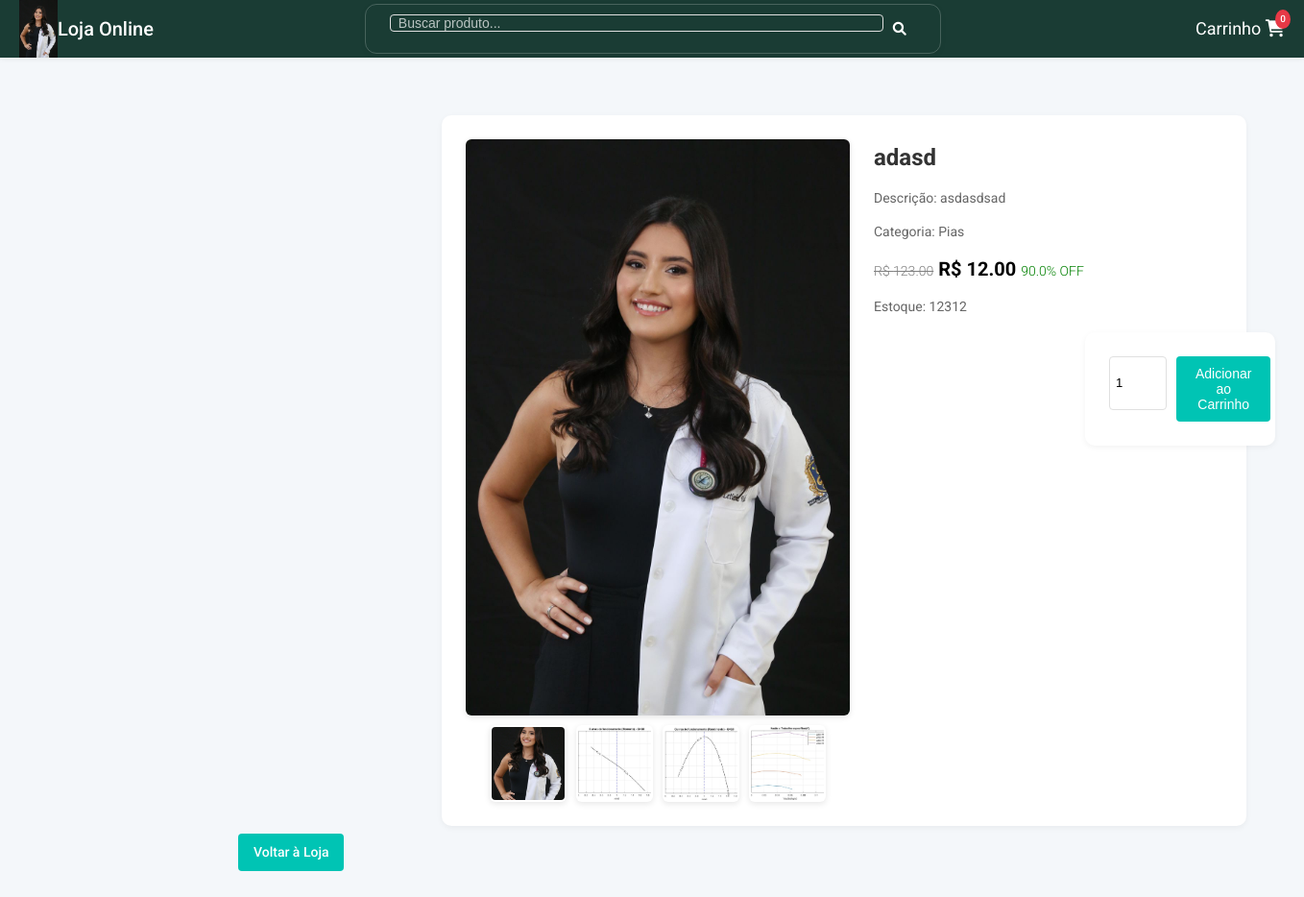
Screenshot of /produto/1 with the database file from the repository.
### tables this page shows
CREATE TABLE produtos (
        id INTEGER PRIMARY KEY AUTOINCREMENT,
        nome TEXT NOT NULL,
        descricao TEXT,
        preco REAL NOT NULL,
        preco_promocional REAL,
        estoque INTEGER NOT NULL,
        categoria TEXT NOT NULL,
        imagem TEXT,
        imagens_adicionais TEXT
    );

### app.py (the view)
@app.route('/produto/<int:id>')
def produto_detalhes(id):
    conn = get_db_connection()
    produto = conn.execute('SELECT * FROM produtos WHERE id = ?', (id,)).fetchone()
    categorias = get_categorias()
    conn.close()
    return render_template('detalhes.html', produto=produto, categorias=categorias)

### app.py (called while the page is built)
def get_db_connection():
    conn = sqlite3.connect('database.db')
    conn.row_factory = sqlite3.Row
    return conn

def get_categorias():
    conn = get_db_connection()
    categorias = conn.execute('SELECT DISTINCT categoria FROM produtos').fetchall()
    conn.close()
    return categorias

### templates/detalhes.html (shortened to what this page needs)
{% extends "base.html" %}
{% block content %}
    <div class="detalhes">
        <div class="galeria">
            <img id="imagem-principal" src="{{ url_for('static', filename='uploads/' + produto['imagem']) }}" alt="{{ produto['nome'] }}">
            <div class="miniaturas">
                <img src="{{ url_for('static', filename='uploads/' + produto['imagem']) }}" onclick="mudarImagem(this)" alt="Miniatura">
                {% if produto['imagens_adicionais'] %}
                    {% for img in produto['imagens_adicionais'].split(',') %}
                        <img src="{{ url_for('static', filename='uploads/' + img.strip()) }}" onclick="mudarImagem(this)" alt="Miniatura">
                    {% endfor %}
                {% endif %}
            </div>
        </div>
        <div>
            <h1>{{ produto['nome'] }}</h1>
            <p>Descrição: {{ produto['descricao'] }}</p>
            <p>Categoria: {{ produto['categoria'] }}</p>
            <p class="preco">
                {% if produto['preco_promocional'] %}
                    {% set desconto = ((produto['preco'] - produto['preco_promocional']) / produto['preco'] * 100) | round(0) %}
                    <del class="preco-antigo">R$ {{ "%.2f" | format(produto['preco']) }}</del>
                    <span class="preco-promocional">R$ {{ "%.2f" | format(produto['preco_promocional']) }} </span>
                    <span class="desconto">{{ desconto }}% OFF</span>
                {% else %}
                    R$ {{ "%.2f" | format(produto['preco']) }}
                {% endif %}
            </p>
            <p>Estoque: {{ produto['estoque'] }}</p>
            <form method="POST" action="{{ url_for('adicionar_carrinho', id=produto['id']) }}">
                <input type="number" name="quantidade" min="1" max="{{ produto['estoque'] }}" value="1">
                <button class="adicionar-carrinho" type="submit">Adicionar ao Carrinho</button>
            </form>
        </div>
    </div>
    <a href="{{ url_for('index') }}" class="carrinho-btn">Voltar à Loja</a>
{% endblock %}

### static/css/style.css (style rules this page uses)
* { margin: 0; padding: 0; box-sizing: border-box; }
body { font-family: 'Roboto', sans-serif; background-color: #f4f7fa; color: #333; line-height: 1.6; }
:root { --primary-color: #1a3c34; --secondary-color: #2d5a52; --accent-color: #00c4b4; --error-color: #e63946; --success-color: #28a745; --border-color: #e0e0e0; --text-light: #666; --nav-bg-light: #ffffff; --shadow: 0 2px 6px rgba(0, 0, 0, 0.05); }
.preco-antigo { color: grey; font-size: 14px; font-weight:300; }
.preco-promocional { color: black; font-weight: bold; }
.desconto { color: green; font-size: 14px; font-weight:300; }
.detalhes { margin-top: 60px; display: flex; gap: 25px; background-color: white; padding: 25px; border-radius: 10px; box-shadow: var(--shadow); max-width: 1200px; margin-left: 220px; width: calc(100% - 240px); margin-top: 120px; }
.detalhes img { max-width: 300px; height: auto; border-radius: 6px; box-shadow: 0 2px 6px rgba(0, 0, 0, 0.1); }
.detalhes div { flex: 1; }
.detalhes h1 { font-size: 24px; margin-bottom: 12px; color: #333; }
.detalhes p { font-size: 14px; margin-bottom: 12px; color: var(--text-light); }
.detalhes .preco { font-size: 20px; font-weight: 700; color: var(--error-color); }
.detalhes form { display: flex; gap: 10px; margin-top: 15px; }
.detalhes input[type="number"] { width: 60px; padding: 6px; font-size: 13px; border: 1px solid var(--border-color); border-radius: 4px; transition: border-color 0.3s; }
.galeria { display: flex; flex-direction: column; align-items: center; }
#imagem-principal { max-width: 400px; margin-bottom: 10px; }
.miniaturas { display: flex; gap: 10px; }
.miniaturas img { width: 80px; height: 80px; object-fit: cover; cursor: pointer; border: 2px solid transparent; }
form { max-width: 600px; margin: 25px auto; background-color: white; padding: 25px; border-radius: 10px; box-shadow: var(--shadow); margin-left: 220px; width: calc(100% - 240px); }
form input[type="text"], form input[type="number"], form select, form input[type="file"], form textarea { width: 100%; padding: 8px; margin-bottom: 12px; border: 1px solid var(--border-color); border-radius: 4px; font-size: 14px; transition: border-color 0.3s, box-shadow 0.3s; }
form button { background-color: var(--accent-color); color: white; padding: 10px 20px; border: none; border-radius: 4px; cursor: pointer; font-size: 14px; font-weight: 500; transition: background-color 0.3s, transform 0.3s; }
.carrinho-btn { background-color: var(--accent-color); color: white; padding: 8px 16px; border: none; border-radius: 4px; cursor: pointer; font-size: 14px; font-weight: 500; text-decoration: none; display: inline-block; margin: 8px; transition: background-color 0.3s, transform 0.3s; }

### rows the page displays
produtos: imagem (picture), nome "adasd", descricao "asdasdsad", categoria "Pias", preco "123.00", preco_promocional "12.00", estoque "12312"

### other values shown
{{ desconto }} "90.0"
